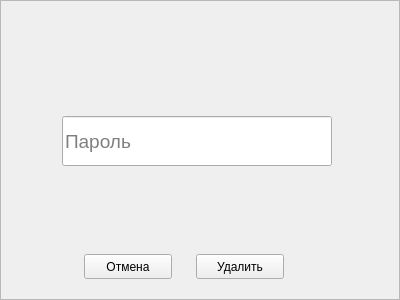
<?xml version="1.0" encoding="UTF-8"?>
<ui version="4.0">
 <class>deleteuser</class>
 <widget class="QWidget" name="deleteuser">
  <property name="geometry">
   <rect>
    <x>0</x>
    <y>0</y>
    <width>400</width>
    <height>300</height>
   </rect>
  </property>
  <property name="windowTitle">
   <string>Form</string>
  </property>
  <widget class="QFrame" name="frame">
   <property name="geometry">
    <rect>
     <x>0</x>
     <y>0</y>
     <width>400</width>
     <height>300</height>
    </rect>
   </property>
   <property name="frameShape">
    <enum>QFrame::StyledPanel</enum>
   </property>
   <property name="frameShadow">
    <enum>QFrame::Raised</enum>
   </property>
   <widget class="QLineEdit" name="le_password_del">
    <property name="geometry">
     <rect>
      <x>62</x>
      <y>116</y>
      <width>270</width>
      <height>50</height>
     </rect>
    </property>
    <property name="font">
     <font>
      <pointsize>14</pointsize>
      <hintingpreference>PreferDefaultHinting</hintingpreference>
     </font>
    </property>
    <property name="placeholderText">
     <string>Пароль</string>
    </property>
   </widget>
   <widget class="QPushButton" name="btn_delete">
    <property name="geometry">
     <rect>
      <x>196</x>
      <y>254</y>
      <width>88</width>
      <height>25</height>
     </rect>
    </property>
    <property name="text">
     <string>Удалить</string>
    </property>
   </widget>
   <widget class="QPushButton" name="btn_delete_cancel">
    <property name="geometry">
     <rect>
      <x>84</x>
      <y>254</y>
      <width>88</width>
      <height>25</height>
     </rect>
    </property>
    <property name="text">
     <string>Отмена</string>
    </property>
   </widget>
  </widget>
 </widget>
 <resources/>
 <connections/>
</ui>
